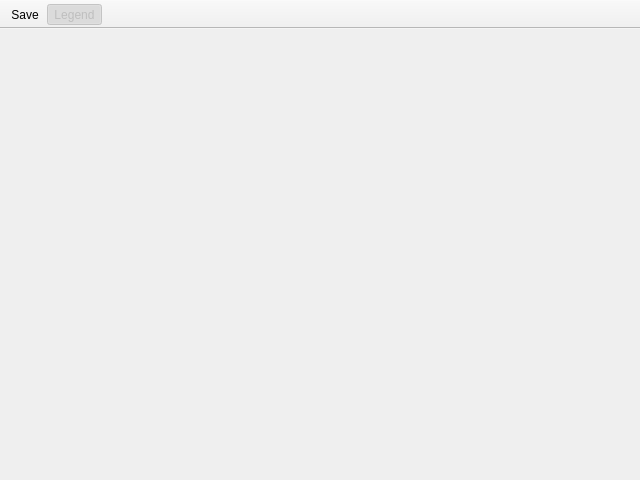
<?xml version="1.0" encoding="UTF-8"?>
<ui version="4.0">
 <class>GraphViewer</class>
 <widget class="QMainWindow" name="GraphViewer">
  <property name="geometry">
   <rect>
    <x>0</x>
    <y>0</y>
    <width>640</width>
    <height>480</height>
   </rect>
  </property>
  <property name="windowTitle">
   <string>Statistics Time Series Graph</string>
  </property>
  <widget class="QwtPlot" name="centralwidget"/>
  <widget class="QToolBar" name="toolBar">
   <property name="windowTitle">
    <string>toolBar</string>
   </property>
   <property name="movable">
    <bool>false</bool>
   </property>
   <property name="floatable">
    <bool>false</bool>
   </property>
   <attribute name="toolBarArea">
    <enum>TopToolBarArea</enum>
   </attribute>
   <attribute name="toolBarBreak">
    <bool>false</bool>
   </attribute>
   <addaction name="actionSave"/>
   <addaction name="actionShow_Legend"/>
  </widget>
  <action name="actionSave">
   <property name="text">
    <string>Save</string>
   </property>
   <property name="toolTip">
    <string>Save Plot</string>
   </property>
  </action>
  <action name="actionShow_Legend">
   <property name="checkable">
    <bool>true</bool>
   </property>
   <property name="checked">
    <bool>true</bool>
   </property>
   <property name="enabled">
    <bool>false</bool>
   </property>
   <property name="text">
    <string>Legend</string>
   </property>
  </action>
 </widget>
 <customwidgets>
  <customwidget>
   <class>QwtPlot</class>
   <extends>QWidget</extends>
   <header location="global">qwt_plot.h</header>
   <container>1</container>
  </customwidget>
 </customwidgets>
 <resources/>
 <connections/>
</ui>
